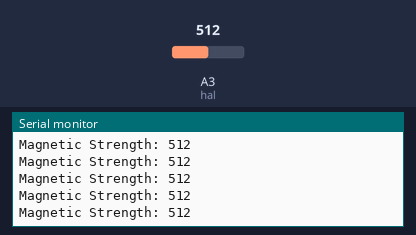
This sketch was run on a simulated Arduino Uno, built with avr-gcc and run on an emulated ATmega328P. Shown: the last lines printed to the serial monitor. Inputs (shaded band) come from the test bench; at power-on: A3 (hal) = 512.

Above: at 1.2 s.
1.3 s: A3 (hal) set to 716
At 1.31 s:
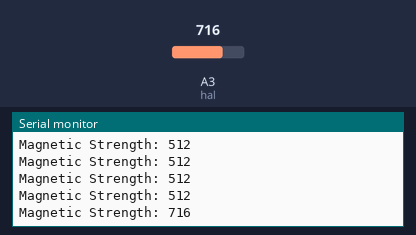
2.8 s: A3 (hal) set to 900
At 2.82 s:
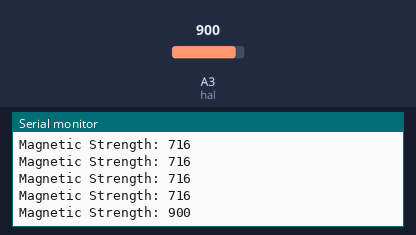
Timing chart, 0 to 5.8 s (numbered marks = the images above; inputs shaded):
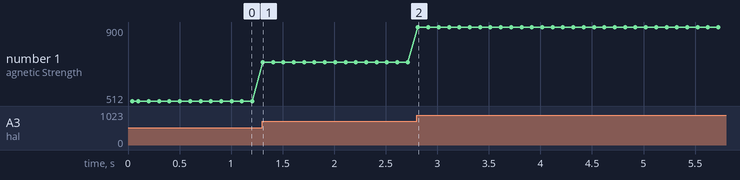

The sketch:

HAL_OUTPUT.ino
```cpp
#define hal 3

void setup() {
  pinMode(hal, INPUT);
  Serial.begin(4800);
  Serial.println("Hall Effect Sensor");
}

void loop() {
  int halVal = analogRead(hal);
  Serial.print("Magnetic Strength: ");
  Serial.println(halVal);
  delay(100);

}
```

Measured:
- after the input at 1.3 s, the serial monitor: prints a new line at once (image 1)
- after the input at 2.8 s, the serial monitor: prints a new line at once (image 2)
- plotted number 1: 512 → 716 after the input at 1.3 s, 716 → 900 after the input at 2.8 s
